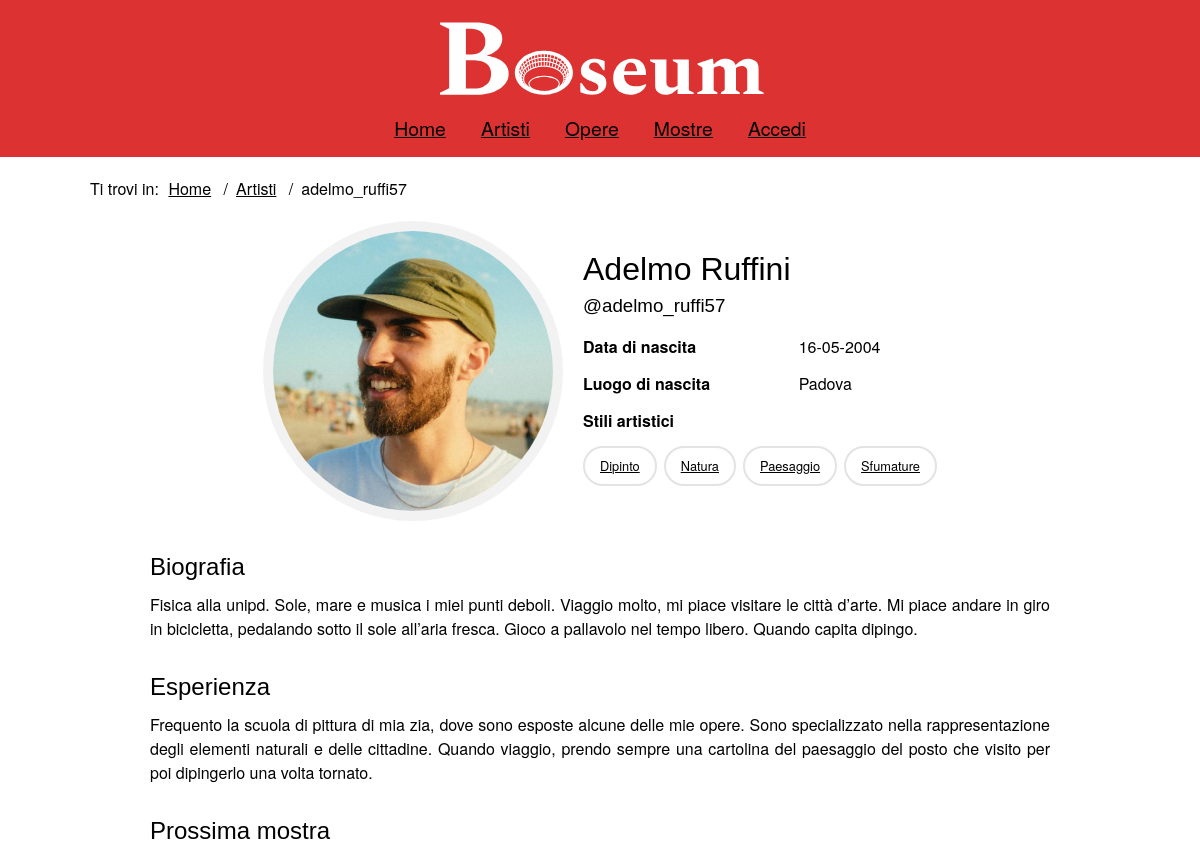
The page /php/artista.php?id=15 (upper part) on the database as committed earlier.
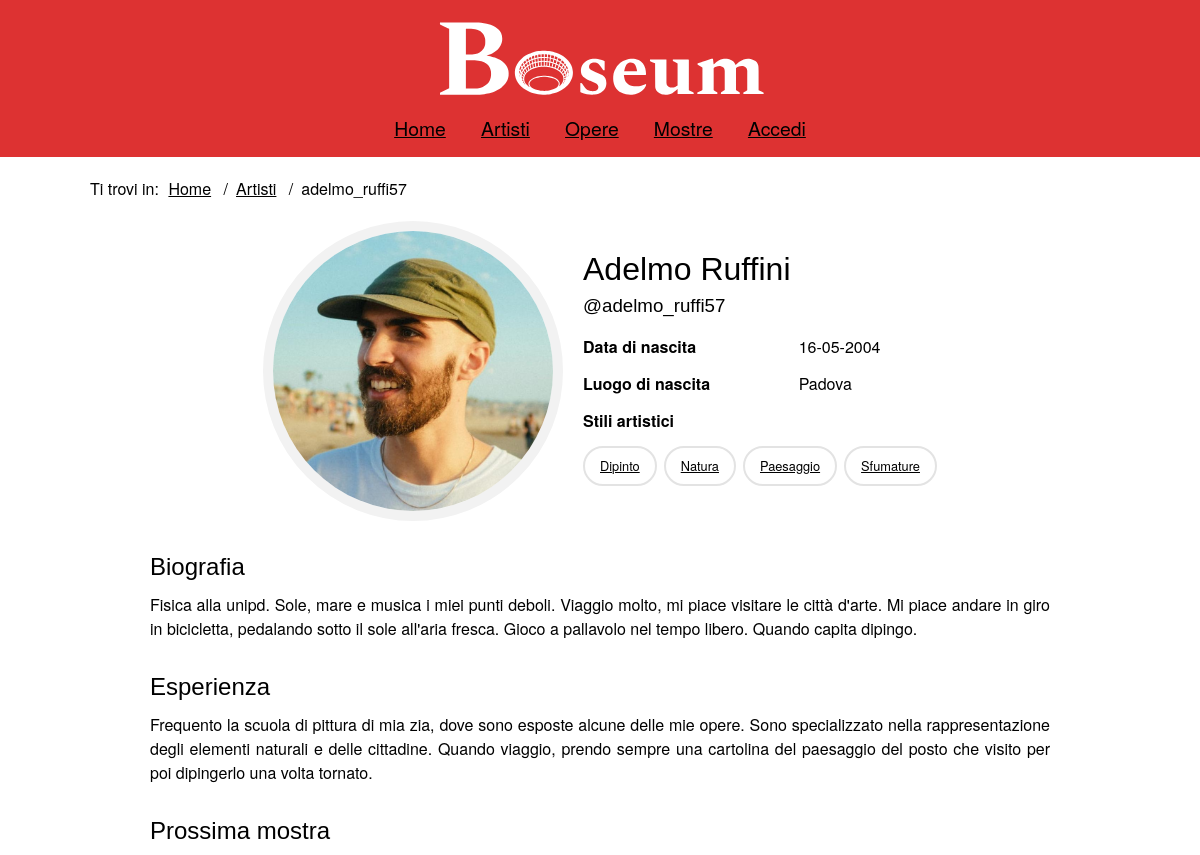
The same page on the database as committed later.
### tables this page shows
CREATE TABLE `Users` (
  `id` int(11) NOT NULL,
  `username` varchar(30) NOT NULL,
  `password` varchar(255) NOT NULL,
  `name` varchar(30) NOT NULL,
  `lastname` varchar(30) NOT NULL,
  `is_admin` tinyint(1) NOT NULL,
  `image` varchar(100) DEFAULT NULL,
  `birth_date` date DEFAULT NULL,
  `birth_place` varchar(30) DEFAULT NULL,
  `biography` varchar(1000) DEFAULT NULL,
  `experience` varchar(1000) DEFAULT NULL
);

### php/DBAccess.php (called while the page is built, shortened)
<?php
class DBAccess
{
    private $connection;
    public function openDBConnection()
    {
        try {
            $this->connection = mysqli_connect(
                self::HOST_DB,
                self::USERNAME,
                self::PASSWORD,
                self::DATABASE_NAME
            );
        } catch (\Exception $e) {
            return false;
        }
        return true;
    }
    public function getArtist($id)
    {
        $query = "SELECT Users.id, Users.username, Users.name, Users.lastname, Users.image, Users.birth_date, Users.birth_place, Users.biography, Users.experience
                    FROM Users
                    WHERE Users.id = $id AND NOT Users.is_admin";
        $queryResult = mysqli_query($this->connection, $query) or DBAccess::errorDB(true);
        if (mysqli_num_rows($queryResult) != 0) {
            $result = array();
            while ($row = mysqli_fetch_array($queryResult, MYSQLI_ASSOC)) {
                $result[] = $row;
            }
            return $result;
        } else return null;
    }
    public function getArtistArtworksPreview($id)
    {
        $query = "SELECT Artworks.id, Artworks.main_image, Artworks.title
                    FROM Users JOIN Artworks ON Users.id = Artworks.id_artist
                    WHERE Users.id = $id AND NOT Users.is_admin
                    ORDER BY Artworks.upload_time DESC";
        $queryResult = mysqli_query($this->connection, $query) or DBAccess::errorDB(true);
        if (mysqli_num_rows($queryResult) != 0) {
            $result = array();
            while ($row = mysqli_fetch_array($queryResult, MYSQLI_ASSOC)) {
                $result[] = $row;
            }
            return $result;
        } else return null;
    }
    public function getArtistLabels($id)
    {
        $query = "SELECT DISTINCT ArtworkLabels.label
                    FROM Artworks JOIN ArtworkLabels ON Artworks.id = ArtworkLabels.id_artwork
                    WHERE Artworks.id_artist = $id
                    ORDER BY ArtworkLabels.label";
        $queryResult = mysqli_query($this->connection, $query) or DBAccess::errorDB(true);
        if (mysqli_num_rows($queryResult) != 0) {
            $result = array();
            while ($row = mysqli_fetch_array($queryResult, MYSQLI_ASSOC)) {
                $result[] = $row;
            }
            return $result;
        } else return null;
    }
}

### php/DateManager.php (called while the page is built, shortened)
<?php
class DateManager {
    public static function toDMY($inputDate) {
        $dateTime = DateTime::createFromFormat('Y-m-d', $inputDate);
        return $dateTime->format('d-m-Y');
    }
}
?>

### php/artista.php (the view, shortened to what this page needs)
<?php
require_once 'DBAccess.php';
require_once 'DateManager.php';
$isLoggedIn = isset($_SESSION['logged_id']);
$idArtist = $_GET["id"];
$loginOrProfileTitle = $isLoggedIn ?
    ($idArtist == $_SESSION['logged_id'] ?
        '<span lang=\"en\">Account</span>'
        : "<a href=\"artista.php?id=" . $_SESSION['logged_id'] . "\"><span lang=\"en\">Account</span></a>")
    : "<a href=\"login.php\">Accedi</a>";
$artistButtons = "";
$createArtwork = "";
$connection = new DB\DBAccess();
$infoArtistArtworks = $connection->getArtist($idArtist);
$labels = $connection->getArtistLabels($idArtist);
$artistNextArtshow = $connection->getNextArtshowOfArtist($idArtist);
$artworksPreview = $connection->getArtistArtworksPreview($idArtist);
if (!$infoArtistArtworks || sizeof($infoArtistArtworks) <= 0) {
    header("location: ../php/404.php");
} else {
    $name = $infoArtistArtworks[0]['name'];
    $lastname = $infoArtistArtworks[0]['lastname'];
    $username = $infoArtistArtworks[0]['username'];
    $image = $infoArtistArtworks[0]['image'];
    $biography = '';
    if ($infoArtistArtworks[0]['biography']) {
        $biography = "<article class=\"artist_description\"><h3>Biografia</h3><p>" . $infoArtistArtworks[0]['biography'] . "</p></article>";
    }
    $experience = '';
    if ($infoArtistArtworks[0]['experience']) {
        $experience = "<article class=\"artist_description\"><h3>Esperienza</h3><p>" . $infoArtistArtworks[0]['experience'] . "</p></article>";
    }
    $details = "<dl>";
    if ($infoArtistArtworks[0]['birth_date']) {
        $details .= "<dt>Data di nascita</dt>
                            <dd>
                                <time datetime=\"" . $infoArtistArtworks[0]['birth_date'] . "\">" . DateManager::toDMY($infoArtistArtworks[0]['birth_date']) . "</time>
                            </dd>";
    }
    if ($infoArtistArtworks[0]['birth_place']) {
        $details .= "<dt>Luogo di nascita</dt>
                            <dd>" . $infoArtistArtworks[0]['birth_place'] . "</dd>";
    }
    if ($labels && sizeof($labels) > 0) {
        $labelsContainer = "<dt>Stili artistici</dt><dd id=\"artist_labels\"><ul class=\"label_list\">";
        foreach ($labels as $label) {
            $labelsContainer .= "<li class=\"label\"><a href=\"opere.php?" . $label['label'] . "=" . $label['label'] . "\">" . ucfirst($label['label']) . "</a></li>";
        }
        $labelsContainer .= "</ul></dd></dl>";
        $details .= $labelsContainer;
    }
    $nextArtshow = "<p>L'artista non parteciperà a nessuna prossima mostra.</p>";
    if ($artistNextArtshow && sizeof($artistNextArtshow) > 0) {
        $startDateReverse = DateManager::toDMY($artistNextArtshow[0]['start_date']);
        $endDateReverse = DateManager::toDMY($artistNextArtshow[0]['end_date']);
        $nextArtshow = "<div class=\"gallery_item\">
                            <a
                            href=\"mostra.php?id=" . $artistNextArtshow[0]['id'] . "\">
                            <div class=\"artshow_gallery_item\">
                                <div class=\"artshow_gallery_item_image\">
                                        <img
                                            src=\"" . $artistNextArtshow[0]['image'] . "\"
                                            alt=\"\" />
                                </div>
                                <div class=\"artshow_gallery_item_info\">
                                    <div class=\"artshow_gallery_item_title\">
                                            <h3>
                                                " . $artistNextArtshow[0]['title'] . "
                                            </h3>
                                    </div>
                                    <div class=\"artshow_gallery_item_dates\">
                                        <p>
                                            <time datetime=\"" . $artistNextArtshow[0]['start_date'] . "\">
                                                " . $startDateReverse . "
                                            </time>
                                        </p>
                                        <p>
                                            <time datetime=\"" . $artistNextArtshow[0]['end_date'] . "\">
                                                " . $endDateReverse . "
                                            </time>
                                        </p>
                                    </div>
                                </div>
                            </div>
                        </a>
                        </div>";
    }
    $artworks = "<p>L'artista non ha ancora caricato nessuna opera.</p>";
    if ($artworksPreview && sizeof($artworksPreview) > 0) {
        $artworks = "<div class=\"results_section\" id=\"paginated_section\">";
        foreach ($artworksPreview as $artwork) {
            $artworks .= "<figure class=\"gallery_item\">
                        <div class=\"artwork_gallery_item_image\">
                            <a aria-label=\"Visita la pagina dell'opera " . $artwork['title'] . "\"
                                href=\"opera.php?id=" . $artwork['id'] . "\">
                                <img
                                    src=\"" . $artwork['main_image'] . "\" alt=\"\"/>
                            </a>
                        </div>
                        <figcaption>
                            <h3 class=\"artwork_gallery_item_title\">" . $artwork['title'] . "</h3>
                        </figcaption>
                    </figure>";
        }
        $artworks .= "</div>" . addPaginator();
    }
    $artista = file_get_contents("../templates/artista.html");
    $artista = str_replace("{{login_or_profile_title}}", $loginOrProfileTitle, $artista);
    $artista = str_replace("{{name}}", $name, $artista);
    $artista = str_replace("{{lastname}}", $lastname, $artista);
    $artista = str_replace("{{username}}", $username, $artista);
    $artista = str_replace("{{artist_buttons}}", $artistButtons, $artista);
    $artista = str_replace("{{create_artwork}}", $createArtwork, $artista);
    $artista = str_replace("{{image}}", $image, $artista);
    $artista = str_replace("{{details}}", $details, $artista);
    $artista = str_replace("{{biography}}", $biography, $artista);
    $artista = str_replace("{{experience}}", $experience, $artista);
    $artista = str_replace("{{next_artshow}}", $nextArtshow, $artista);
    $artista = str_replace("{{artworks}}", $artworks, $artista);
    echo ($artista);
}

### assets/CSS/style.css (style rules this page uses)
* { margin: 0; padding: 0; }
:root { --headerBgColor: #DD3232; --headerTxtColor: rgb(255,255,255); --bgColor: rgb(255,255,255); --txtColor: rgb(0,0,0); --font-body-family: MetSans,"Helvetica Neue",Helvetica,Arial,sans-serif; --elegant-font-family: "Century Gothic","Avant Garde",Helvetica,Arial,sans-serif; --footerBgColor: #181818; --footerTxtColor: rgb(255,255,255); --footerlinkColor: rgb(255,255,255); --footerVisitedLinkColor: #F03838; --linkColor: rgb(0,0,0); --visitedLinkColor: rgb(100,100,100); --navVisitedLinkColor: rgb(0,0,0); --navLinkColor: rgb(0,0,0); --flagColor: #DD3232; --imageBackground: rgb(248,248,248); --imageBackgroundHover: rgb(240, 240, 240); --bannerBackground: rgb(242,242,242); --colorLightGrey: #fafafa; --colorMediumGrey: #e3e3e3; --colorDarkGrey:#333; --color-grey-700:#65696a; --color-grey-600:#a0a0a0; --color-white: rgb(255,255,255); scroll-behavior: smooth; }
html { font-size: 100%; font-family: var(--font-body-family); line-height: 1.5em; margin: auto; background-color: var(--bgColor); scroll-behavior: smooth; }
#content { min-height: 70vh; }
header { background-color: var(--headerBgColor); color: var(--headerTxtColor); text-align: center; padding: 1em; }
header h1 { text-indent: -999em; background-image: url("../images/logo.svg"); background-size: contain; background-repeat: no-repeat; background-position: center; width: 100%; font-size: 3.5em; line-height: 1.5em; }
#menu { display: flex; align-items: center; justify-content: center; background-color: var(--headerBgColor); padding-top: 1em; color: var(--headerTxtColor); }
#menu nav ul { display: flex; list-style-type: none; text-align: center; }
#menu a:link { color: var(--navLinkColor); }
#menu ul li { padding: 0 1em; font-size: 1.1em; }
#menu ul li a { font-size: 1.1em; overflow: hidden; }
body { display: flex; flex-direction: column; min-height: 100vh; }
h1, h2, h3, h4, h5, h6 { font-family: var(--elegant-font-family); line-height: normal; font-weight: 500; }
a { color: var(--linkColor); }
#breadcrumb { width: min(85vw, 1440px); margin: 20px auto; }
#breadcrumb ul { display: inline-flex; flex-wrap: wrap; list-style: none; margin-left: 5px; }
#breadcrumb ul li:after { content: "/"; padding: 8px; }
#breadcrumb ul li:last-child::after { display: none; }
#breadcrumb ul li:last-child { color: var(--txtColor); }
#breadcrumb ul li a { outline-offset: 4px; }
.label_list { padding: 0; margin: 0; list-style-type: none; display: flex; flex-wrap: wrap; column-gap: 7px; }
.label a { display: block; background: #fff; border: 2px solid var(--colorMediumGrey); border-radius: 32px; margin-bottom: 5px; box-sizing: border-box; font-size: 0.8em; padding: 6px 15px; user-select: none; }
.artist_section { max-width: min(85vw, 900px); margin: auto; }
.artist_header { display: flex; gap: 20px; align-items: center; justify-content: center; padding-bottom: 1em; margin-bottom: 1em; }
.artist_image_container { display: flex; align-items: center; justify-content: center; width: 300px; height: auto; aspect-ratio: 1 / 1; border-radius: 50%; box-sizing: border-box; border:var(--bannerBackground) 10px solid; }
.artist_image_container img { height: 100%; width: 100%; transition: all .2s ease-out; border-radius: 50%; object-fit: cover; }
.artist_info h2 { font-size: 2em; font-weight: 500; word-break: break-word; margin-bottom: 0.2em; }
.artist_info h3 { margin-bottom: 1em; }
.artist_info dl { display: grid; column-gap: 2em; row-gap: 0.8em; align-items: center; }
.artist_info dl dt { grid-column-start: 1; font-weight: 600; }
.artist_info dl dd { grid-column-start: 2; }
#artist_labels { grid-column-start: 1; grid-column-end: 3; }
.artist_description { margin: 0 auto 2em; text-align: justify; }
.artist_description h3 { font-size: 1.5em; margin-bottom: 0.5em; }
.artist_next_artshow h3 { font-size: 1.5em; margin-bottom: 0.5em; }

Rows that differ between the two databases and show on the page:
changed users "Padova": biography "…piace visitare le città d’arte. Mi piace andare in giro in bicicletta, pedalando sotto il sole all’aria fresca. Gioco a pallavolo…" → "…piace visitare le città d'arte. Mi piace andare in giro in bicicletta, pedalando sotto il sole all'aria fresca. Gioco a pallavolo…"
